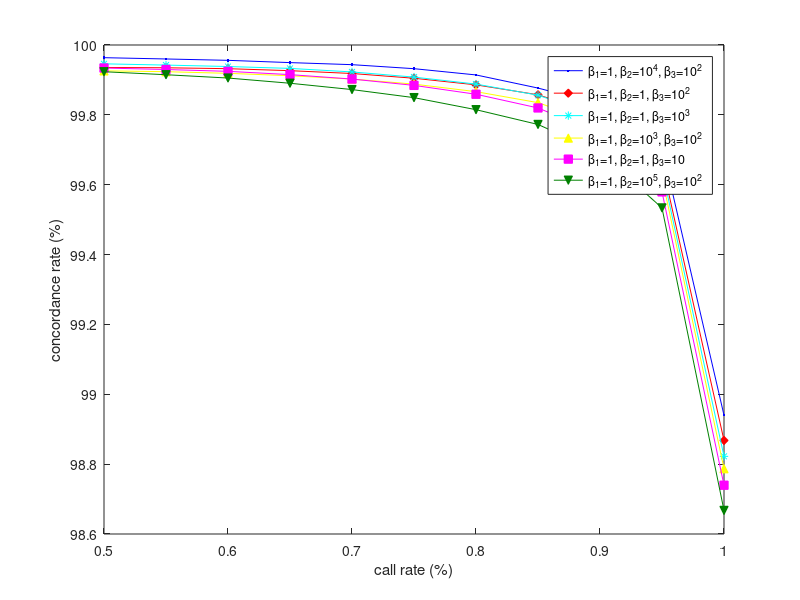

MATLAB code to generate this figure:
tbl_1_10000_100 = dlmread('cr_vs_ac_1_10000_100.txt');
tbl_1_10000_100(:,2) = tbl_1_10000_100(:,2)*100;
plot(tbl_1_10000_100(:,1),tbl_1_10000_100(:,2),'b.-');
hold on;

tbl_1_1_100 = dlmread('cr_vs_ac_1_1_100.txt');
tbl_1_1_100(:,2) = tbl_1_1_100(:,2)*100;
plot(tbl_1_1_100(:,1),tbl_1_1_100(:,2),'r-d','MarkerFaceColor',[1 0 0]);
hold on;

tbl_1_1_1000 = dlmread('cr_vs_ac_1_1_1000.txt');
tbl_1_1_1000(:,2) = tbl_1_1_1000(:,2)*100;
plot(tbl_1_1_1000(:,1),tbl_1_1_1000(:,2),'c-*',...
    'MarkerFaceColor', 'c');
hold on;

tbl_1_1000_100 = dlmread('cr_vs_ac_1_1000_100.txt');
tbl_1_1000_100(:,2) = tbl_1_1000_100(:,2)*100;
plot(tbl_1_1000_100(:,1),tbl_1_1000_100(:,2),'y-^',...
    'MarkerFaceColor', 'y');
hold on;

tbl_1_1_10 = dlmread('cr_vs_ac_1_1_10.txt');
tbl_1_1_10(:,2) = tbl_1_1_10(:,2)*100;
plot(tbl_1_1_10(:,1),tbl_1_1_10(:,2),'m-s',...
    'MarkerFaceColor', 'm');
hold on;

tbl_1_100000_100 = dlmread('cr_vs_ac_1_100000_100.txt');
tbl_1_100000_100(:,2) = tbl_1_100000_100(:,2)*100;
plot(tbl_1_100000_100(:,1),tbl_1_100000_100(:,2),'-v','Color',[0 0.5 0],...
    'MarkerFaceColor', [0 0.5 0]);
hold on;


ylim([98.6 100]);
xlabel('call rate (%)');
ylabel('concordance rate (%)');
%set(gca, 'xdir','reverse');
hl = legend('\beta_1=1, \beta_2=10^4, \beta_3=10^2', ...
            '\beta_1=1, \beta_2=1, \beta_3=10^2', ...
            '\beta_1=1, \beta_2=1, \beta_3=10^3',...
            '\beta_1=1, \beta_2=10^3, \beta_3=10^2',...
            '\beta_1=1, \beta_2=1, \beta_3=10',...
            '\beta_1=1, \beta_2=10^5, \beta_3=10^2',...
            'Location', 'Best');
set(hl, 'Interpreter', 'tex');
